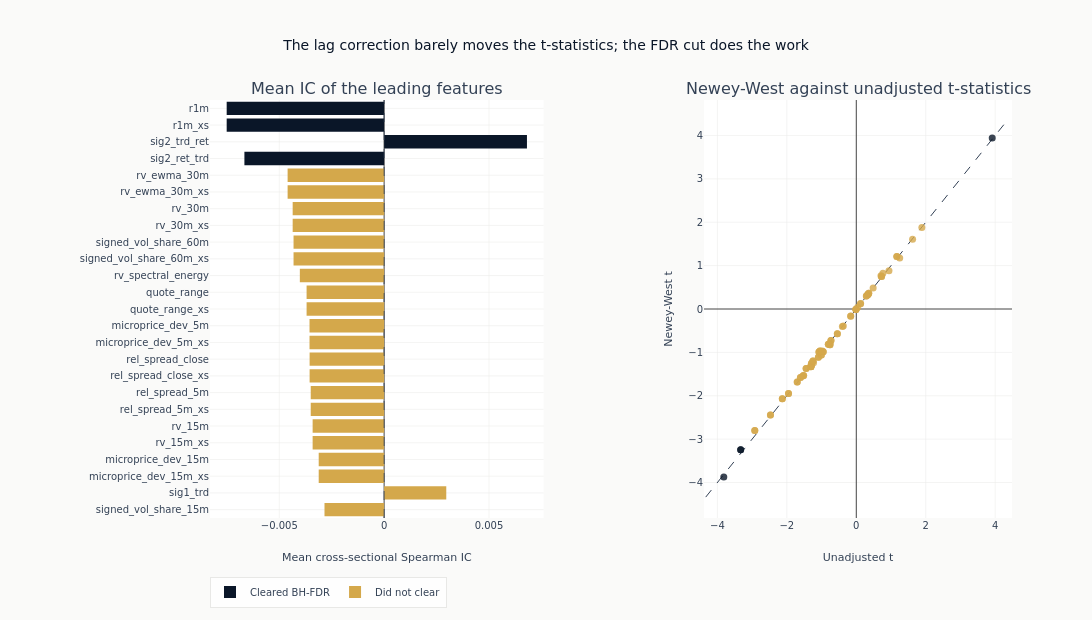

Notebook source saved alongside this figure:
### Markdown cell above
### Ranking, with the Inference Adjustment Visible

The left panel ranks the leading features by absolute mean IC and colours each bar
by whether it cleared the false-discovery adjustment, so individual significance and
the set-wide decision stay separable. The right panel plots the Newey-West
t-statistic against its unadjusted twin for every feature in the searched set: a
point pulled toward zero off the diagonal is a feature whose apparent significance
came from correlation between neighbouring observations of its IC series rather than
from the size of the association.

How close the points sit to the diagonal is the thing to read. Sampling at the label
horizon has already removed most of the overlap the Newey-West correction exists to
undo, so it has little left to do here and the two counts printed above are close;
what thins the candidate set is the false-discovery adjustment, not the lag
correction.

Bars run horizontally. At this many feature names a rotated vertical axis is not
legible.

### Code cell
RANKED_FEATURES = 25
top = eval_summary.head(min(RANKED_FEATURES, len(eval_summary))).reverse()

fig = make_subplots(
    rows=1,
    cols=2,
    column_widths=[0.52, 0.48],
    subplot_titles=[
        "Mean IC of the leading features",
        "Newey-West against unadjusted t-statistics",
    ],
    horizontal_spacing=0.2,
)
for cleared, color, name in (
    (True, COLORS["blue"], "Cleared BH-FDR"),
    (False, COLORS["amber"], "Did not clear"),
):
    arm = top.filter(pl.col("fdr_sig").fill_null(False) == cleared)
    if not len(arm):
        continue
    _ = fig.add_trace(
        go.Bar(
            x=arm["ic_mean"].to_list(),
            y=arm["feature"].to_list(),
            orientation="h",
            marker_color=color,
            name=name,
            legendgroup=name,
        ),
        row=1,
        col=1,
    )
_ = fig.add_vline(
    x=0, line={"color": COLORS["neutral"], "width": 0.8, "dash": "dash"}, row=1, col=1
)

max_t = (
    max(
        float(eval_summary["naive_t"].abs().max() or 1.0),
        float(eval_summary["hac_t"].abs().max() or 1.0),
    )
    * 1.1
)
_ = fig.add_trace(
    go.Scatter(
        x=[-max_t, max_t],
        y=[-max_t, max_t],
        mode="lines",
        line={"dash": "dash", "color": COLORS["neutral"], "width": 1},
        name="No adjustment",
        showlegend=False,
    ),
    row=1,
    col=2,
)
for cleared, color, name in (
    (True, COLORS["blue"], "Cleared BH-FDR"),
    (False, COLORS["amber"], "Did not clear"),
):
    arm = eval_summary.filter(pl.col("fdr_sig").fill_null(False) == cleared)
    if not len(arm):
        continue
    _ = fig.add_trace(
        go.Scatter(
            x=arm["naive_t"].to_list(),
            y=arm["hac_t"].to_list(),
            mode="markers",
            marker={"color": color, "size": 7, "opacity": 0.8},
            text=arm["feature"].to_list(),
            name=name,
            legendgroup=name,
            showlegend=False,
        ),
        row=1,
        col=2,
    )

fig.update_layout(
    title="The lag correction barely moves the t-statistics; the FDR cut does the work",
    height=620,
    width=1150,
    margin={"l": 210},
    legend={"orientation": "h", "y": -0.14},
)
# Two traces split the ranking by outcome, so the y order has to be restated or the
# categories fall in trace order and the ranking the panel exists to show is lost.
fig.update_yaxes(categoryorder="array", categoryarray=top["feature"].to_list(), row=1, col=1)
fig.update_xaxes(title_text="Mean cross-sectional Spearman IC", row=1, col=1)
fig.update_xaxes(title_text="Unadjusted t", row=1, col=2)
fig.update_yaxes(title_text="Newey-West t", row=1, col=2)
show_plotly_with_alt(
    fig,
    "Two panels: each feature's mean cross-sectional information coefficient, and its unadjusted t-statistic against its Newey-West t-statistic, with the points sitting close to the diagonal.",
)

### Figure 1 — Plotly figure (JSON) as saved in the notebook; plotly's stock layout.template omitted (floating-point values rounded to 4 significant figures)
{"data": [{"legendgroup": "Cleared BH-FDR", "marker": {"color": "#0a1628"}, "name": "Cleared BH-FDR", "orientation": "h", "type": "bar", "x": [-0.006661, 0.006809, -0.007506, -0.007506], "xaxis": "x", "y": ["sig2_ret_trd", "sig2_trd_ret", "r1m_xs", "r1m"], "yaxis": "y"}, {"legendgroup": "Did not clear", "marker": {"color": "#D4A84B"}, "name": "Did not clear", "orientation": "h", "type": "bar", "x": [-0.002842, 0.002963, -0.003119, -0.003119, -0.003408, -0.003408, -0.003499, -0.003499, -0.003553, -0.003553, -0.003557, -0.003557, -0.003697, -0.003697, -0.004018, -0.004318, -0.004318, -0.00436, -0.00436, -0.004601, -0.004601], "xaxis": "x", "y": ["signed_vol_share_15m", "sig1_trd", "microprice_dev_15m_xs", "microprice_dev_15m", "rv_15m_xs", "rv_15m", "rel_spread_5m_xs", "rel_spread_5m", "rel_spread_close_xs", "rel_spread_close", "microprice_dev_5m_xs", "microprice_dev_5m", "quote_range_xs", "quote_range", "rv_spectral_energy", "signed_vol_share_60m_xs", "signed_vol_share_60m", "rv_30m_xs", "rv_30m", "rv_ewma_30m_xs", "rv_ewma_30m"], "yaxis": "y"}, {"line": {"color": "#334155", "dash": "dash", "width": 1}, "mode": "lines", "name": "No adjustment", "showlegend": false, "type": "scatter", "x": [-4.336, 4.336], "xaxis": "x2", "y": [-4.336, 4.336], "yaxis": "y2"}, {"legendgroup": "Cleared BH-FDR", "marker": {"color": "#0a1628", "opacity": 0.8, "size": 7}, "mode": "markers", "name": "Cleared BH-FDR", "showlegend": false, "text": ["r1m", "r1m_xs", "sig2_trd_ret", "sig2_ret_trd"], "type": "scatter", "x": [-3.329, -3.329, 3.915, -3.815], "xaxis": "x2", "y": [-3.244, -3.244, 3.942, -3.871], "yaxis": "y2"}, {"legendgroup": "Did not clear", "marker": {"color": "#D4A84B", "opacity": 0.8, "size": 7}, "mode": "markers", "name": "Did not clear", "showlegend": false, "text": ["rv_ewma_30m", "rv_ewma_30m_xs", "rv_30m", "rv_30m_xs", "signed_vol_share_60m", "signed_vol_share_60m_xs", "rv_spectral_energy", "quote_range", "quote_range_xs", "microprice_dev_5m", "microprice_dev_5m_xs", "rel_spread_close", "rel_spread_close_xs", "rel_spread_5m", "rel_spread_5m_xs", "rv_15m", "rv_15m_xs", "microprice_dev_15m", "microprice_dev_15m_xs", "sig1_trd", "signed_vol_share_15m", "signed_vol_share_15m_xs", "rel_spread_15m", "rel_spread_15m_xs", "rel_spread_60m", "rel_spread_60m_xs", "dollar_vol", "dollar_vol_xs", "trade_range", "trade_range_xs", "trades_per_1k_shares", "trades_per_1k_shares_xs", "kyle_lambda", "kyle_lambda_xs", "sig2_trd_svs", "signed_vol_share_5m", "signed_vol_share_5m_xs", "sig2_svs_trd", "sig2_ret_ret", "rv_5m", "rv_5m_xs", "har_residual", "sig1_ret", "depth_imb", "depth_imb_xs", "microprice_dev", "microprice_dev_xs", "illiq", "illiq_xs", "sig2_trd_trd", "quote_rate", "quote_rate_xs", "tick_imb_share_15m", "tick_imb_share_15m_xs", "vol_spectral_entropy", "har_rv5_pred", "rv_spectral_entropy", "trade_to_mid_5m", "trade_to_mid_5m_xs", "finra_share_60m", "finra_share_60m_xs", "vol_spectral_energy", "sig2_svs_svs", "cross_locked_share_xs", "tick_imb_share", "tick_imb_share_xs", "trade_to_mid_rel", "trade_to_mid_rel_xs", "vol_low_freq_ratio", "rv_low_freq_ratio", "sig1_svs", "sig2_svs_ret", "sig2_ret_svs", "signed_vol_share", "signed_vol_share_xs", "tick_imb_share_5m", "tick_imb_share_5m_xs"], "type": "scatter", "x": [-1.305, -1.305, -1.31, -1.31, -2.923, -2.923, -1.231, -1.308, -1.308, -2.472, -2.472, -1.7, -1.7, -1.608, -1.608, -1.092, -1.092, -2.13, -2.13, 1.888, -1.951, -1.951, -1.292, -1.292, -1.248, -1.248, 1.167, 1.167, -0.9522, -0.9522, -1.444, -1.444, -1.007, -1.007, 1.621, -1.517, -1.517, -1.542, 1.25, -0.7578, -0.7578, 0.9409, -0.7584, -1.076, -1.076, -1.046, -1.046, -0.7296, -0.7296, -0.9803, 0.7269, 0.7269, -0.8058, -0.8058, 0.7673, -0.3733, 0.7105, -0.5451, -0.545, 0.3257, 0.3257, -0.4006, 0.4851, 0.3447, 0.3581, 0.3581, 0.2897, 0.2897, -0.163, -0.1589, 0.1254, 0.1205, 0.03979, -0.01072, -0.01072, -0.007015, -0.007015], "xaxis": "x2", "y": [-1.325, -1.325, -1.329, -1.329, -2.801, -2.801, -1.239, -1.326, -1.326, -2.445, -2.445, -1.682, -1.682, -1.58, -1.58, -1.114, -1.114, -2.07, -2.07, 1.88, -1.949, -1.949, -1.254, -1.254, -1.2, -1.2, 1.208, 1.208, -0.9837, -0.9837, -1.372, -1.372, -1.059, -1.059, 1.605, -1.534, -1.534, -1.547, 1.175, -0.8237, -0.8237, 0.8829, -0.801, -0.9938, -0.9938, -0.969, -0.969, -0.7241, -0.7241, -0.9665, 0.7498, 0.7498, -0.8111, -0.8111, 0.8238, -0.3939, 0.7637, -0.5685, -0.5684, 0.3282, 0.3282, -0.4033, 0.4816, 0.34, 0.363, 0.363, 0.2994, 0.2994, -0.1678, -0.1597, 0.1296, 0.121, 0.03996, -0.01111, -0.01111, -0.00678, -0.00678], "yaxis": "y2"}], "layout": {"annotations": [{"font": {"size": 16}, "showarrow": false, "text": "Mean IC of the leading features", "x": 0.208, "xanchor": "center", "xref": "paper", "y": 1.0, "yanchor": "bottom", "yref": "paper"}, {"font": {"size": 16}, "showarrow": false, "text": "Newey-West against unadjusted t-statistics", "x": 0.808, "xanchor": "center", "xref": "paper", "y": 1.0, "yanchor": "bottom", "yref": "paper"}], "height": 620, "legend": {"orientation": "h", "y": -0.14}, "margin": {"l": 210}, "shapes": [{"line": {"color": "#334155", "dash": "dash", "width": 0.8}, "type": "line", "x0": 0, "x1": 0, "xref": "x", "y0": 0, "y1": 1, "yref": "y domain"}], "title": {"text": "The lag correction barely moves the t-statistics; the FDR cut does the work"}, "width": 1150, "xaxis": {"anchor": "y", "domain": [0.0, 0.416], "title": {"text": "Mean cross-sectional Spearman IC"}}, "xaxis2": {"anchor": "y2", "domain": [0.616, 1.0], "title": {"text": "Unadjusted t"}}, "yaxis": {"anchor": "x", "categoryarray": ["signed_vol_share_15m", "sig1_trd", "microprice_dev_15m_xs", "microprice_dev_15m", "rv_15m_xs", "rv_15m", "rel_spread_5m_xs", "rel_spread_5m", "rel_spread_close_xs", "rel_spread_close", "microprice_dev_5m_xs", "microprice_dev_5m", "quote_range_xs", "quote_range", "rv_spectral_energy", "signed_vol_share_60m_xs", "signed_vol_share_60m", "rv_30m_xs", "rv_30m", "rv_ewma_30m_xs", "rv_ewma_30m", "sig2_ret_trd", "sig2_trd_ret", "r1m_xs", "r1m"], "categoryorder": "array", "domain": [0.0, 1.0]}, "yaxis2": {"anchor": "x2", "domain": [0.0, 1.0], "title": {"text": "Newey-West t"}}}}
